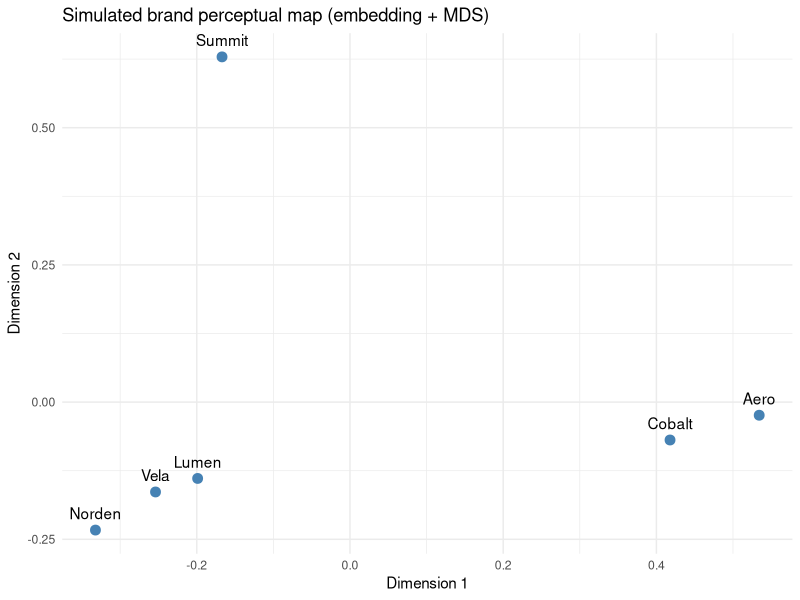
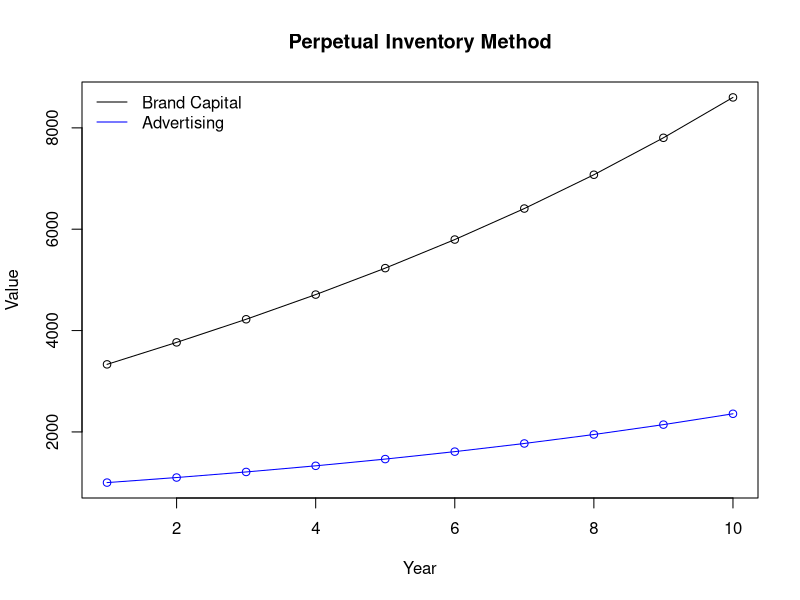

These charts were generated, in order, by the following R code:
## ---- chunk 1
library(dplyr)
set.seed(42)

n_stores <- 30; n_weeks <- 52
grid <- expand.grid(store = 1:n_stores, week = 1:n_weeks)

# National brand: higher baseline price and stronger baseline demand (equity);
# private label: cheaper, weaker baseline. Both face log-log demand in price.
sim_brand <- function(base_logdemand, base_price, elasticity, n, sd_price) {
  price <- pmax(0.5, base_price + rnorm(n, 0, sd_price))
  units <- exp(base_logdemand + elasticity * log(price) + rnorm(n, 0, 0.20))
  data.frame(price = price, units = units)
}

nb <- sim_brand(base_logdemand = 7.0, base_price = 3.20, elasticity = -1.8,
                n = nrow(grid), sd_price = 0.25)
pl <- sim_brand(base_logdemand = 6.2, base_price = 2.10, elasticity = -2.4,
                n = nrow(grid), sd_price = 0.20)

scan_dat <- bind_rows(
  cbind(grid, brand = "National", nb),
  cbind(grid, brand = "PrivateLabel", pl)
)

# Revenue premium = (revenue of national brand) - (revenue of private label),
# aggregated to the store-week and averaged (Ailawadi, Lehmann & Neslin 2003).
rev_long <- scan_dat |>
  mutate(revenue = price * units) |>
  group_by(store, week, brand) |>
  summarise(revenue = sum(revenue), .groups = "drop")

rev_nb <- rev_long$revenue[rev_long$brand == "National"]
rev_pl <- rev_long$revenue[rev_long$brand == "PrivateLabel"]
revenue_premium <- mean(rev_nb - rev_pl)

# Own-price elasticity per brand from a log-log regression.
elas <- scan_dat |>
  group_by(brand) |>
  summarise(elasticity = coef(lm(log(units) ~ log(price)))[["log(price)"]],
            .groups = "drop")

cat("Mean revenue premium per store-week: $",
    format(round(revenue_premium), big.mark = ","), "\n", sep = "")
print(elas)
## ---- chunk 2
set.seed(7)
N <- 400
firm <- data.frame(
  tangible_repl = runif(N, 50, 500),                 # replacement cost of tangibles
  ad_share      = rbeta(N, 2, 5),                     # advertising share of sales
  order_entry   = sample(1:6, N, replace = TRUE),     # 1 = pioneer (more equity)
  rd_intensity  = rbeta(N, 2, 8)                      # other intangible (control)
)

# True data-generating process: intangible value rises in advertising share and
# pioneering (low order-of-entry number), plus non-brand intangibles (R&D) + noise.
brand_intangible <- 120 * firm$ad_share + 15 * (7 - firm$order_entry)
other_intangible <- 200 * firm$rd_intensity
firm$market_value <- firm$tangible_repl + brand_intangible + other_intangible +
  rnorm(N, 0, 25)

firm$q          <- firm$market_value / firm$tangible_repl
firm$intangible <- firm$market_value - firm$tangible_repl

# Regress intangible value on brand drivers (+ control); fitted brand component
# is the brand-equity share of intangible value (Simon & Sullivan 1993 logic).
fit <- lm(intangible ~ ad_share + I(7 - order_entry) + rd_intensity, data = firm)
firm$brand_equity_hat <- coef(fit)["ad_share"] * firm$ad_share +
  coef(fit)["I(7 - order_entry)"] * (7 - firm$order_entry)

brand_share <- mean(firm$brand_equity_hat) / mean(firm$intangible)

cat("Mean Tobin's q:                 ", round(mean(firm$q), 3), "\n")
cat("Brand share of intangible value:", round(100 * brand_share, 1), "%\n")
## ---- chunk 3
set.seed(2024)
Tm  <- 240                                   # 20 years of monthly returns
mkt <- rnorm(Tm, mean = 0.006, sd = 0.045)   # market excess return
rf  <- 0.0
alpha_strong <- 0.0025                        # ~30 bps/yr branding alpha
strong <- alpha_strong + 0.95 * mkt + rnorm(Tm, 0, 0.020)  # lower idio vol
weak   <- 0.0000      + 1.10 * mkt + rnorm(Tm, 0, 0.035)   # higher idio vol

capm   <- lm(I(strong - rf) ~ I(mkt - rf))
spread <- strong - weak
tt     <- t.test(spread)

cat("CAPM alpha (monthly):", round(coef(capm)[1], 5),
    " annualized:", round(((1 + coef(capm)[1])^12 - 1) * 100, 2), "%\n")
cat("CAPM beta:           ", round(coef(capm)[2], 3), "\n")
cat("Long-short mean spread (monthly):", round(mean(spread), 5),
    " t =", round(tt$statistic, 2), "\n")
## ---- chunk 4
set.seed(11)
n_resp <- 1500
J <- 4                                  # 3 brands + 1 no-name outside option

# True utilities: brand-specific intercepts (ASCs), price (neg), quality (pos).
asc   <- c(BrandA = 1.6, BrandB = 1.0, BrandC = 0.4, NoName = 0.0)
b_pr  <- -0.9
b_qu  <-  0.7

# Each respondent sees one choice set with random price/quality per alternative.
make_set <- function() {
  price   <- runif(J, 1, 5)
  quality <- runif(J, 0, 3)
  V <- asc + b_pr * price + b_qu * quality
  p <- exp(V) / sum(exp(V))
  choice <- sample(1:J, 1, prob = p)
  data.frame(alt = 1:J, price = price, quality = quality,
             chosen = as.integer(1:J == choice))
}
dat <- do.call(rbind, lapply(1:n_resp, function(i)
  cbind(set = i, make_set())))

# Design matrix: 3 brand dummies (NoName is the reference) + price + quality.
X <- cbind(
  BrandA  = as.integer(dat$alt == 1),
  BrandB  = as.integer(dat$alt == 2),
  BrandC  = as.integer(dat$alt == 3),
  price   = dat$price,
  quality = dat$quality
)
negll <- function(par) {
  V <- as.vector(X %*% par)
  df <- data.frame(set = dat$set, V = V, chosen = dat$chosen)
  denom <- tapply(exp(df$V), df$set, sum)
  ll <- sum(df$V[df$chosen == 1]) - sum(log(denom))
  -ll
}
est <- optim(rep(0, 5), negll, method = "BFGS")$par
names(est) <- colnames(X)

eq_price <- est[c("BrandA", "BrandB", "BrandC")] / abs(est["price"])
cat("Estimated coefficients:\n"); print(round(est, 3))
cat("\nEqualization price (value of brand over no-name), $/unit:\n")
print(round(eq_price, 3))
## ---- chunk 5
library(ggplot2)
set.seed(99)

brands <- c("Summit", "Vela", "Norden", "Aero", "Lumen", "Cobalt")
assoc  <- c("rugged", "premium", "playful", "eco", "techy", "trusted",
            "affordable", "youthful")

# Latent positioning: each brand emphasizes a few associations.
profile <- matrix(rgamma(length(brands) * length(assoc), shape = 0.4, rate = 1),
                  nrow = length(assoc), dimnames = list(assoc, brands))
profile["rugged",  "Summit"] <- 6; profile["eco",     "Summit"]  <- 4
profile["premium", "Vela"]   <- 6; profile["trusted", "Vela"]    <- 4
profile["trusted", "Norden"] <- 6; profile["eco",     "Norden"]  <- 5
profile["techy",   "Aero"]   <- 6; profile["youthful","Aero"]    <- 4
profile["playful", "Lumen"]  <- 6; profile["youthful","Lumen"]   <- 5
profile["premium", "Cobalt"] <- 5; profile["techy",   "Cobalt"]  <- 5

# TF-IDF-style weighting, then a low-rank SVD embedding of the term-brand matrix.
tf  <- t(t(profile) / colSums(profile))
idf <- log(ncol(profile) / (rowSums(profile > 0.5) + 1))
M   <- tf * idf
sv  <- svd(M)
brand_emb <- diag(sv$d[1:4]) %*% t(sv$v[, 1:4])   # 4-dim brand embeddings
colnames(brand_emb) <- brands

# Classical MDS (base R) from cosine distances between brand embeddings.
cos_sim <- function(A) {
  A <- scale(A, center = FALSE, scale = sqrt(colSums(A^2)))
  t(A) %*% A
}
D   <- as.dist(1 - cos_sim(brand_emb))
mds <- cmdscale(D, k = 2)
map_df <- data.frame(brand = brands, Dim1 = mds[, 1], Dim2 = mds[, 2])

ggplot(map_df, aes(Dim1, Dim2, label = brand)) +
  geom_point(color = "steelblue", size = 3) +
  geom_text(vjust = -0.9) +
  labs(title = "Simulated brand perceptual map (embedding + MDS)",
       x = "Dimension 1", y = "Dimension 2") +
  theme_minimal() +
  coord_cartesian(clip = "off")
## ---- chunk 6
# Historical data (years 1-5)
after_tax_profit <- c(500000, 520000, 540000, 560000, 580000)
cost_of_capital  <- c(100000, 105000, 110000, 115000, 120000)
RBI              <- 0.7    # Role of Brand Index
discount_rate    <- 0.08   # annual discount rate r
future_years     <- 6:15   # 10-year projection horizon

# Step 1: historical economic profit and its average growth rate
economic_profit <- after_tax_profit - cost_of_capital
growth_rate     <- mean(diff(economic_profit) / head(economic_profit, -1))

# Step 2: project economic profit and brand earnings
projected_economic_profit <- economic_profit[length(economic_profit)] *
  (1 + growth_rate)^(seq_along(future_years))
projected_brand_earnings  <- projected_economic_profit * RBI

# Step 3: discount to present value (as of year 6)
discounted_future_earnings <- projected_brand_earnings /
  (1 + discount_rate)^(seq_along(future_years))

# Terminal value (Gordon growth, g < r)
terminal_growth_rate     <- 0.02
terminal_value           <- projected_brand_earnings[length(projected_brand_earnings)] /
  (discount_rate - terminal_growth_rate)
discounted_terminal_value <- terminal_value /
  (1 + discount_rate)^length(future_years)

total_brand_value <- sum(discounted_future_earnings) + discounted_terminal_value

cat("Average growth rate:        ", round(growth_rate, 4), "\n")
cat("Total brand value (year 6): $", format(round(total_brand_value), big.mark = ","), "\n")
## ---- chunk 7
# Base-R implementation (no external NLP dependencies) of the brand-intensity
# measure: count of "brand"/"brands" tokens divided by total word count.
brand_text_measure <- function(texts) {
  clean <- gsub("[^a-z ]", " ", tolower(texts))          # keep letters and spaces
  total_words <- vapply(strsplit(trimws(clean), "\\s+"),
                        function(w) sum(nzchar(w)), numeric(1))
  brand_count <- vapply(gregexpr("\\bbrands?\\b", clean),
                        function(m) if (m[1] == -1L) 0 else length(m), numeric(1))
  data.frame(
    filing_id       = seq_along(texts),
    brand_count     = brand_count,
    total_words     = total_words,
    brand_intensity = ifelse(total_words > 0, brand_count / total_words, 0)
  )
}

sec_filings <- c(
  "Our brand is our most valuable asset; we invest in the brand every year.",
  "This filing discusses logistics and supply chains with no brand emphasis.",
  "Brands, brand equity, and brand loyalty drive our pricing power."
)
brand_text_measure(sec_filings)
## ---- chunk 8
initial_advertising <- 1000   # A_0
growth_rate         <- 0.10   # g
depreciation_rate   <- 0.20   # delta
num_years           <- 10

initial_stock <- initial_advertising / (growth_rate + depreciation_rate)

advertising <- initial_advertising * (1 + growth_rate)^(0:(num_years - 1))
brand_capital <- numeric(num_years)
brand_capital[1] <- initial_stock
for (t in 2:num_years) {
  brand_capital[t] <- (1 - depreciation_rate) * brand_capital[t - 1] + advertising[t]
}

results <- data.frame(Year = 1:num_years,
                      Advertising = round(advertising),
                      Brand_Capital = round(brand_capital))
results

plot(results$Year, results$Brand_Capital, type = "o",
     xlab = "Year", ylab = "Value", main = "Perpetual Inventory Method",
     ylim = range(c(results$Brand_Capital, results$Advertising)))
lines(results$Year, results$Advertising, type = "o", col = "blue")
legend("topleft", legend = c("Brand Capital", "Advertising"),
       col = c("black", "blue"), lty = 1, bty = "n")
